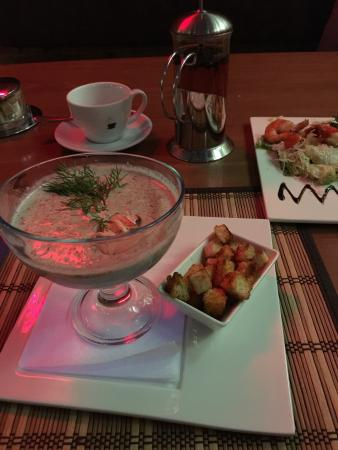
#> input picture photo1jpg.jpg, 338 x 450 px
$ python color_propose.py --input photo1jpg.jpg
#> lines starting #> are read from the running program, lines starting #| are printed output that depends on the picture; after the words box and inside, x2 and y2 are one past the last pixel; in counts of white or black regions, pixels touching at a corner belong together
from __future__ import print_function
import cv2 as cv
import numpy as np
import argparse
import random as rng

rng.seed(12345)
parser = argparse.ArgumentParser(description='Code for Image Segmentation with Distance Transform and Watershed Algorithm.\
    Sample code showing how to segment overlapping objects using Laplacian filtering, \
    in addition to Watershed and Distance Transformation')
parser.add_argument('--input', help='Path to input image.')
args = parser.parse_args()
src = cv.imread(cv.samples.findFile(args.input))
#> src is the input picture: shape (450, 338, 3); mean B, G, R 57.8, 66.2, 94.1
if src is None:
    print('Could not open or find the image:', args.input)
    exit(0)

cv.imshow('Source Image', src)
src[np.all(src == 255, axis=2)] = 0

cv.imshow('Black Background Image', src)
kernel = np.array([[1, 1, 1], [1, -8, 1], [1, 1, 1]], dtype=np.float32)

imgLaplacian = cv.filter2D(src, cv.CV_32F, kernel)
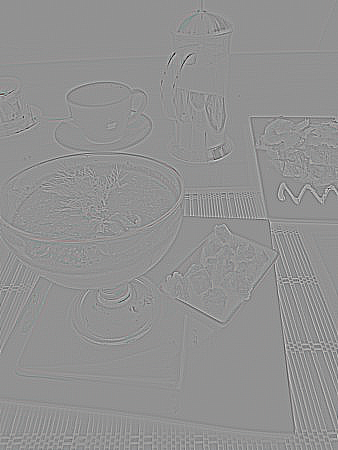
#> imgLaplacian: shape (450, 338, 3) float32; mean B, G, R 0, 0, 0; drawn with min black and max white
sharp = np.float32(src)
imgResult = sharp - imgLaplacian
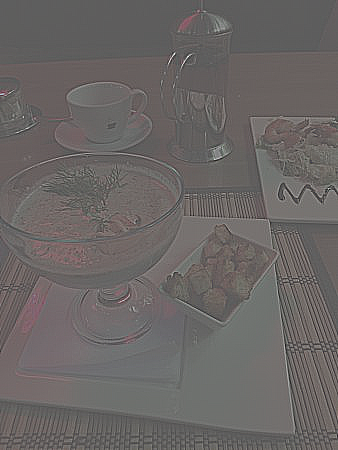
#> imgResult: shape (450, 338, 3) float32; mean B, G, R 57.8, 66.2, 94.1; drawn with min black and max white

imgResult = np.clip(imgResult, 0, 255)
imgResult = imgResult.astype('uint8')
imgLaplacian = np.clip(imgLaplacian, 0, 255)
imgLaplacian = np.uint8(imgLaplacian)

# cv.imshow('New Sharped Image', imgResult)
bw = cv.cvtColor(imgResult, cv.COLOR_BGR2GRAY)
_, bw = cv.threshold(bw, 40, 255, cv.THRESH_BINARY | cv.THRESH_OTSU)
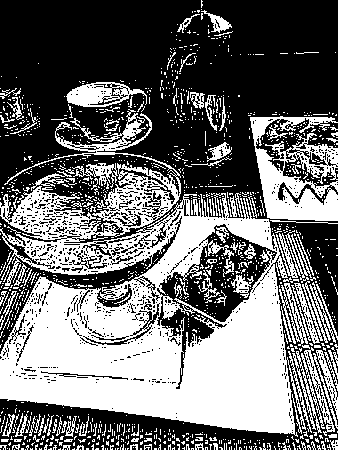
#> bw: shape (450, 338); 43.3% white; 1270 white regions (1150 under 20 px), largest, box (x1, y1, x2, y2) and area: (0, 109, 306, 437) 46227, (250, 116, 338, 221) 4896, (66, 82, 147, 107) 1097
# cv.imshow('Binary Image', bw)
dist = cv.distanceTransform(bw, cv.DIST_L2, 3)

cv.normalize(dist, dist, 0, 1.0, cv.NORM_MINMAX)
cv.imshow('Distance Transform Image', dist)
_, dist = cv.threshold(dist, 0.4, 1.0, cv.THRESH_BINARY)
#> dist: shape (450, 338) float32; values 0 (black) and 1 (white), 2.9% white; 2 white regions, box (x1, y1, x2, y2) and area: (192, 317, 271, 413) 4385, (45, 342, 63, 350) 55

kernel1 = np.ones((3,3), dtype=np.uint8)
dist = cv.dilate(dist, kernel1)
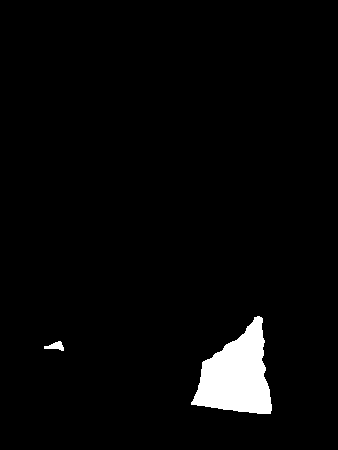
#> dist: shape (450, 338) float32; values 0 (black) and 1 (white), 3.2% white; 2 white regions, box (x1, y1, x2, y2) and area: (191, 316, 272, 414) 4753, (44, 341, 64, 351) 111
# cv.imshow('Peaks', dist)
dist_8u = dist.astype('uint8')
#> dist_8u: shape (450, 338); values 0 (black) and 1 (white), 3.2% white; 2 white regions

contours, _ = cv.findContours(dist_8u, cv.RETR_EXTERNAL, cv.CHAIN_APPROX_SIMPLE)
#> contours = 2 contours; box (x1, y1, x2, y2) and area: (191, 316, 272, 414) 4609, (44, 341, 64, 351) 87

markers = np.zeros(dist.shape, dtype=np.int32)

for i in range(len(contours)):
    cv.drawContours(markers, contours, i, (i+1), -1)
#> this loop made 2 passes
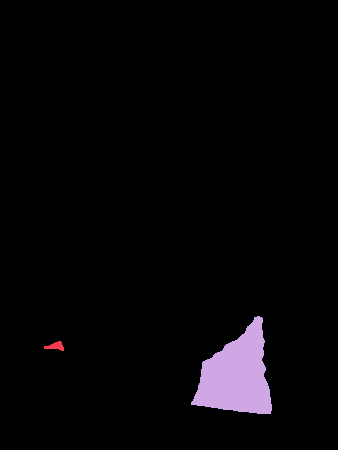
#> markers: shape (450, 338) int32; 3 distinct labels, from 0 to 2; one colour per label, 0 black

cv.circle(markers, (5,5), 3, (255,255,255), -1)
#> markers: shape (450, 338) int32; 4 distinct labels, from 0 to 255
# cv.imshow('Markers', markers*10000)
cv.watershed(imgResult, markers)

mark = markers.astype('uint8')
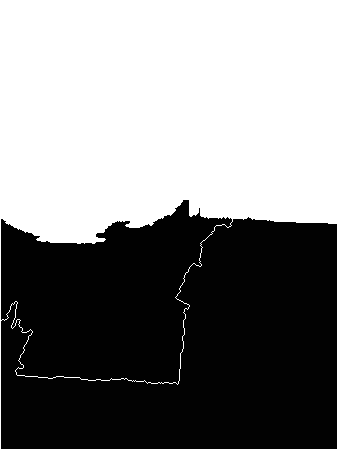
#> mark: shape (450, 338); min 1, max 255, mean 130.7
mark = cv.bitwise_not(mark)
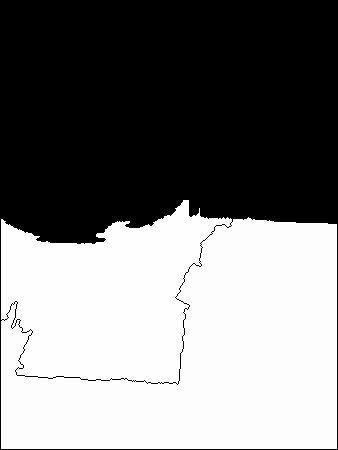
#> mark: shape (450, 338); min 0, max 254, mean 124.3


colors = []
for contour in contours:
    colors.append((rng.randint(0,256), rng.randint(0,256), rng.randint(0,256)))
#> after the loop, colors = [(213, 5, 152), (188, 99, 138)]
dst = np.zeros((markers.shape[0], markers.shape[1], 3), dtype=np.uint8)
for i in range(markers.shape[0]):
    for sj in range(markers.shape[1]):
#> (the run stopped early here; a loop or call above may not have finished)

$ run again, on f35169183f68d6587e61f40933ef4b49.jpg
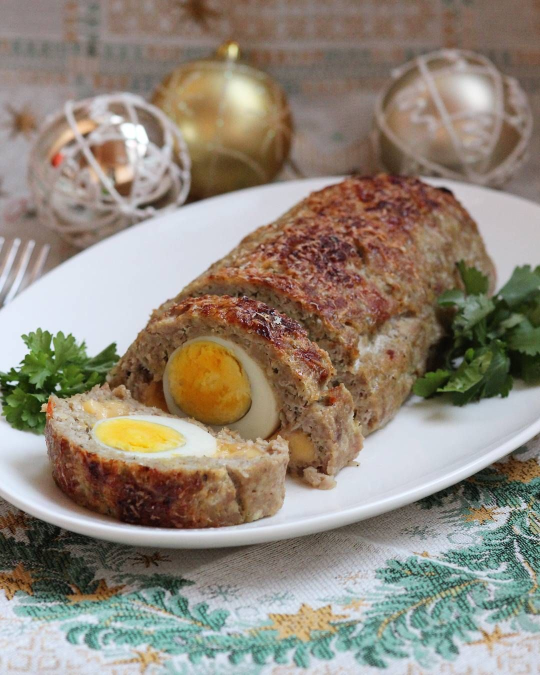
#> input picture f35169183f68d6587e61f40933ef4b49.jpg, 1080 x 1350 px (shown at 1/2 size)
#> src is the input picture: shape (1350, 1080, 3); mean B, G, R 121.7, 135.3, 145.7
#> src: shape (1350, 1080, 3); 0.01% of pixels changed, all inside (x1, y1, x2, y2) = (252, 256, 286, 300)
#> dist_8u: shape (1350, 1080); values 0 (black) and 1 (white), 3.7% white; 10 white regions (2 under 20 px)
#> contours = 10 contours, 2 with area under 20; largest, box (x1, y1, x2, y2) and area: (39, 414, 516, 657) 32179, (697, 835, 998, 1002) 13657, (984, 422, 1080, 500) 4346, (0, 885, 31, 955) 1306, (151, 1328, 182, 1350) 438, (919, 1328, 957, 1350) 356, (0, 658, 12, 704) 290, (600, 1015, 633, 1026) 164
#> the loop `for i in range(len(contours)):` made 10 passes
#> after the loop `for i in range(len(contours)):`:
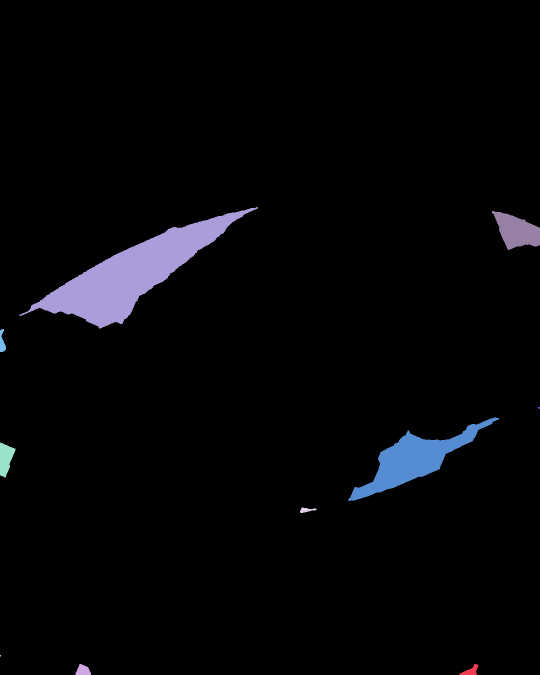
#> markers: shape (1350, 1080) int32 (shown at 1/2 size); 11 distinct labels, from 0 to 10; one colour per label, 0 black
#> `mark = cv.bitwise_not(mark)`:
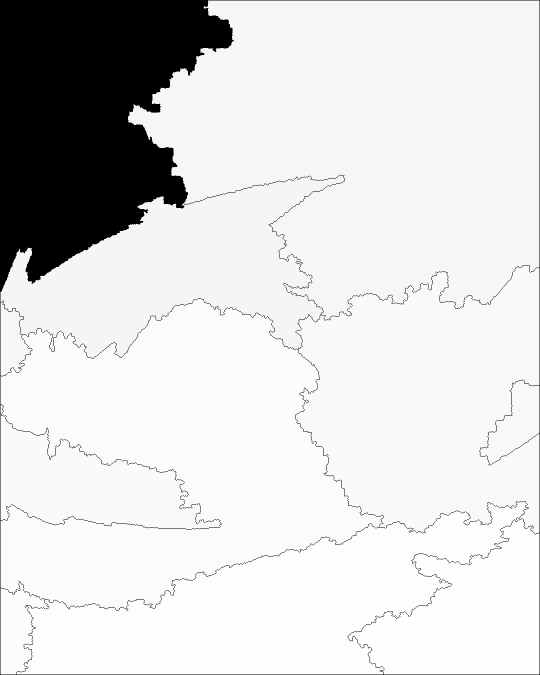
#> mark: shape (1350, 1080) (shown at 1/2 size); min 0, max 254, mean 216.8
#> the loop `for contour in contours:` made 10 passes
#> contour on pass 3: [[0, 1310], [0, 1312], [1, 1312], [1, 1310]]
#> after the loop `for contour in contours:`: colors = [(213, 5, 152), (188, 99, 138), (223, 82, 191), (63, 221, 133), (89, 95, 181), (46, 211, 85), (75, 105, 39), (97, 174, 164), (12, 234, 173), (13, 212, 1)]

$ run again, on friday-column-141-3.jpg
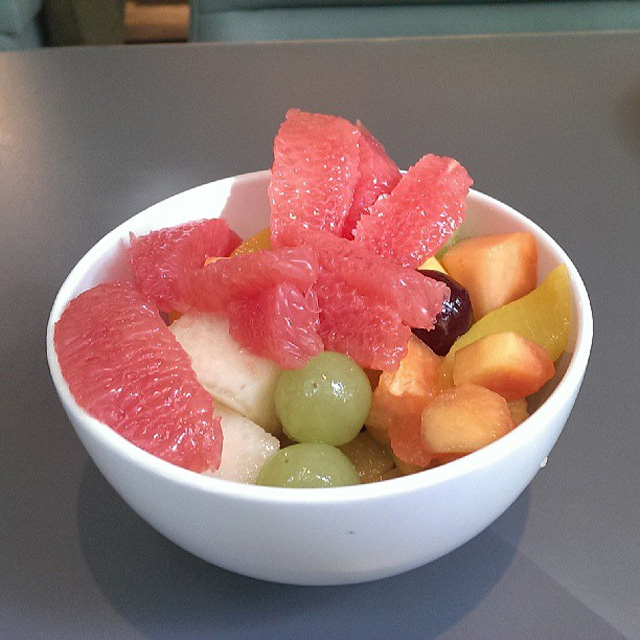
#> input picture friday-column-141-3.jpg, 640 x 640 px
#> src is the input picture: shape (640, 640, 3); mean B, G, R 111.3, 115.8, 144.7
#> src: shape (640, 640, 3); 0.03% of pixels changed, all inside (x1, y1, x2, y2) = (55, 171, 591, 491)
#> dist_8u: shape (640, 640); values 0 (black) and 1 (white), 2.1% white; 10 white regions
#> contours = 10 contours, 1 with area under 20; largest, box (x1, y1, x2, y2) and area: (309, 401, 562, 534) 6042, (199, 340, 241, 382) 624, (151, 192, 218, 221) 540, (492, 341, 516, 356) 220, (233, 427, 250, 449) 154
#> the loop `for i in range(len(contours)):` made 10 passes
#> after the loop `for i in range(len(contours)):`:
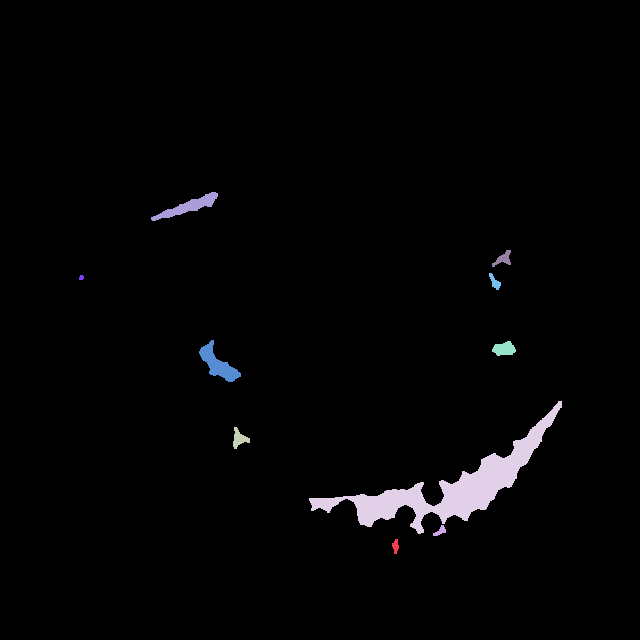
#> markers: shape (640, 640) int32; 11 distinct labels, from 0 to 10; one colour per label, 0 black
#> `mark = cv.bitwise_not(mark)`:
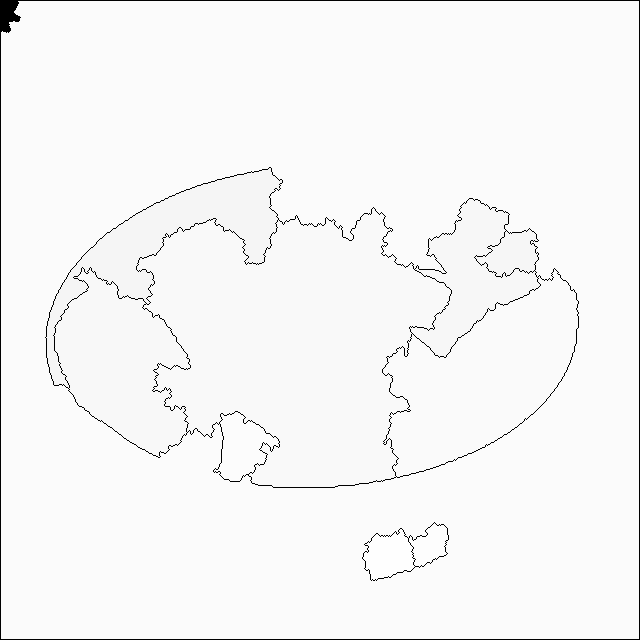
#> mark: shape (640, 640); min 0, max 254, mean 246.3
#> the loop `for contour in contours:` made 10 passes
#> after the loop `for contour in contours:`: colors = [(213, 5, 152), (188, 99, 138), (223, 82, 191), (63, 221, 133), (89, 95, 181), (46, 211, 85), (75, 105, 39), (97, 174, 164), (12, 234, 173), (13, 212, 1)]
